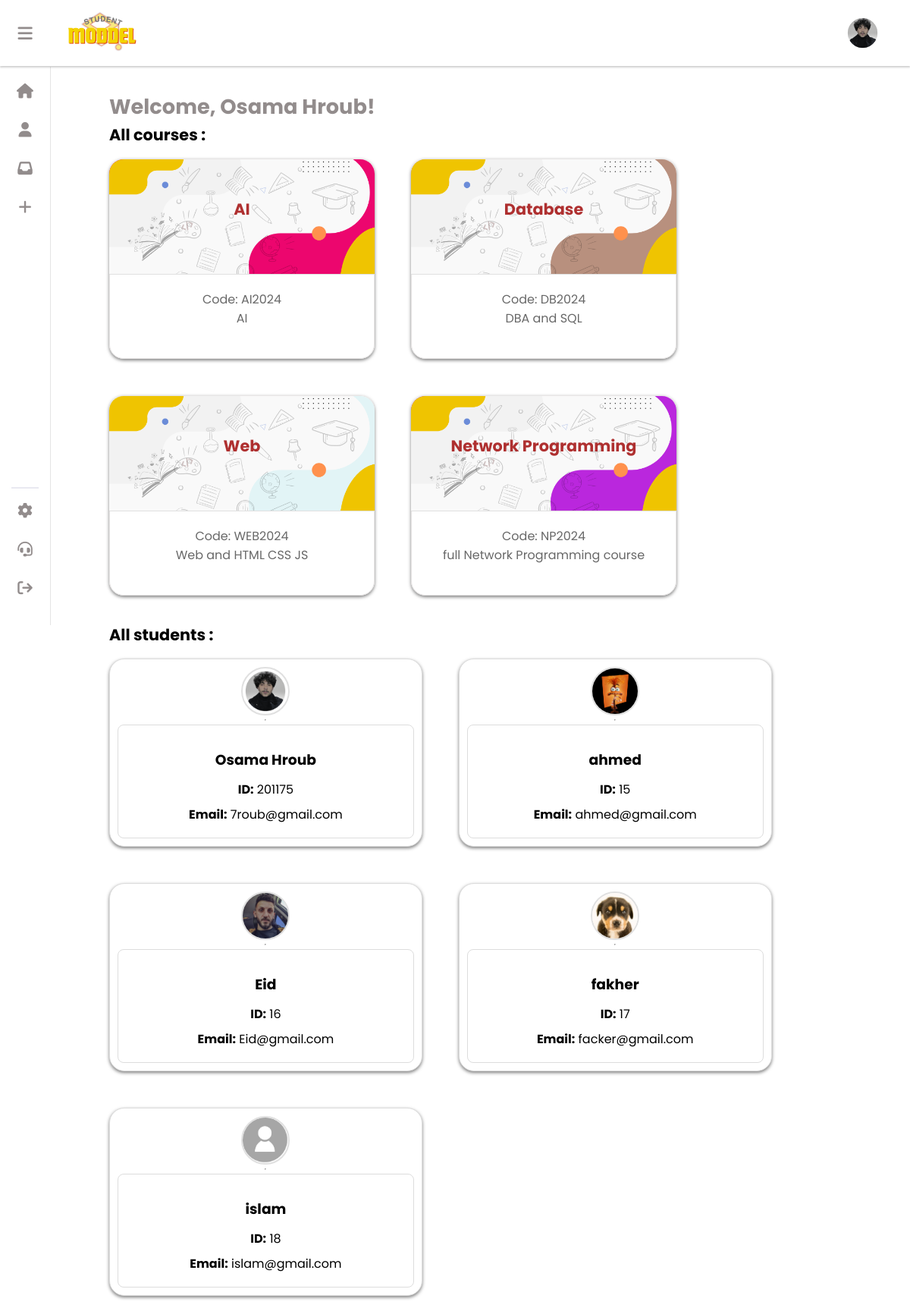
Before: / (signed in) with the older database file.
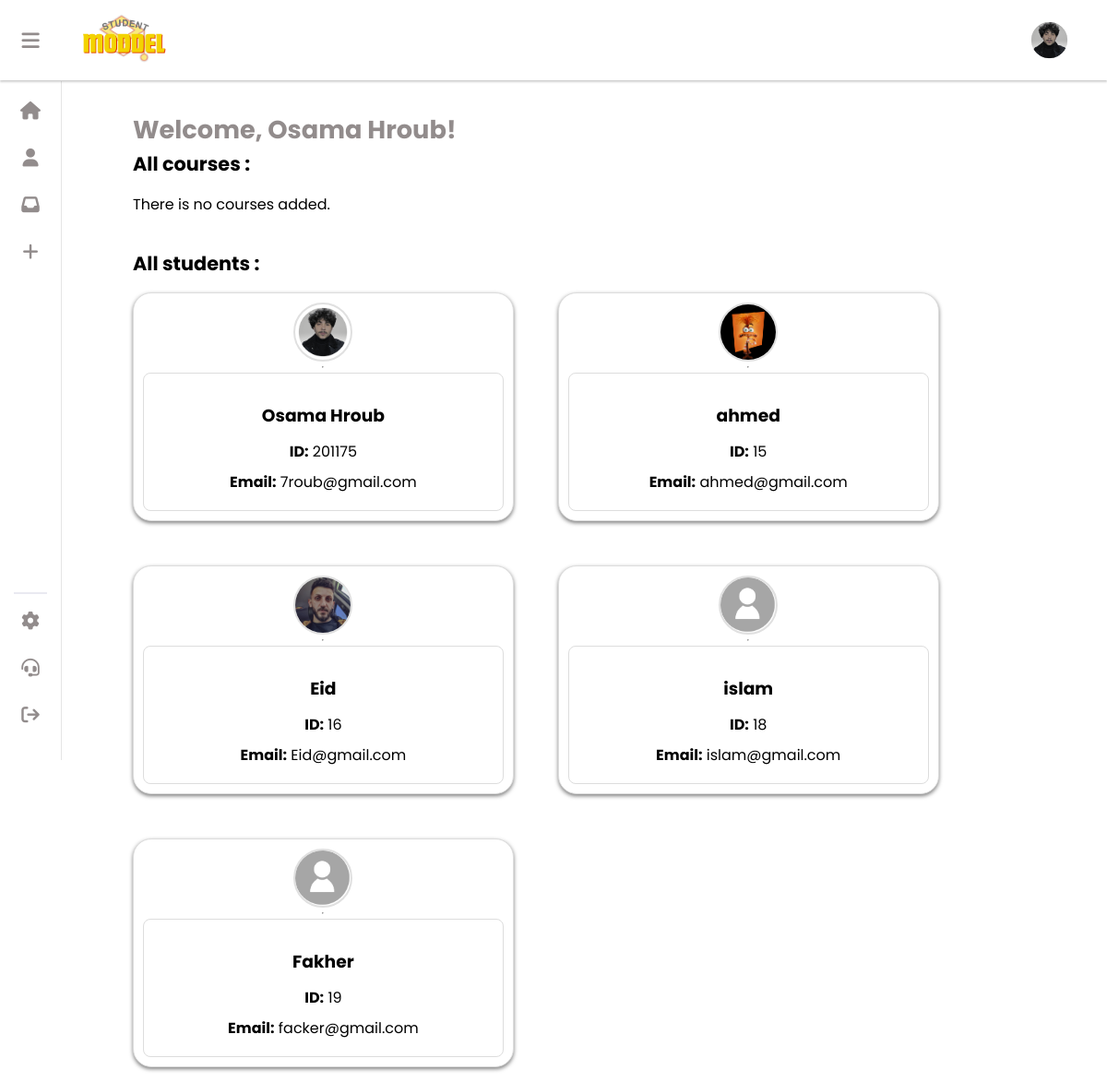
After: the same page with the newer database file.
### crud/models.py (models this page shows, shortened)
class Student(models.Model):
    fullname = models.CharField(max_length=90,null=False,default='No Name Provided')
    user = models.ForeignKey(User, on_delete=models.CASCADE, default=1)
    email = models.CharField(max_length=100)
    id_user = models.IntegerField( null=True)
    avatar = models.ImageField(upload_to='avatars/', null=True, blank=True, default= 'defult.png')
    bio = models.CharField(max_length=250 , null=True, blank=True, default='None')

class Courses(models.Model):
    code = models.CharField(primary_key=True, max_length=10)
    name = models.CharField(max_length=100)
    description = models.CharField(max_length=255)
    prerequisites = models.ManyToManyField('self', through='Prerequisties', symmetrical=False)
    instractor = models.CharField(max_length=30,default='')
    capacity = models.IntegerField(default=0)
    schedule_id = models.ForeignKey(CoruseSchedules,on_delete=models.CASCADE,null=True,unique=True)
    color = models.CharField(max_length=7, default='#FFFFFF')

### crud/views.py (the view)
# urls.py: path('', views.home, name=''),
@login_required(login_url='/login'  )
def home(request):
    userl = request.user#used to return user to the home page also i used this for the user photo in the navigatior u will see that i do the same thing may time becouse i
    print(f'Logged-in user: {userl}')
    student = Student.objects.filter(user=userl).first()
    print(f'Student found: {student}')
    courseAdmin = Courses.objects.all()
    courses = []
    students = Student.objects.all()
    if student:
        registrations = studentsReg.objects.filter(student_id=student)
        print(f'Registrations found: {registrations.count()}')
        for registration in registrations:
            course = registration.course_id
            courses.append(course)
            print(f'Registered Course: {course.name}, Code: {course.code}')
    return render(request, 'index.html', {'student': student, 'courses': courses,'courseAdmin':courseAdmin,'users':students} )

### crud/templates/index.html (shortened to what this page needs)
<!DOCTYPE html>
<html lang="en">
  <head>
    {% load static %}
    <link
      rel="stylesheet"
      type="text/css"
      href="{% static 'css/style.css' %}"
    />
    <link
      rel="stylesheet"
      href="https://cdnjs.cloudflare.com/ajax/libs/font-awesome/6.5.1/css/all.min.css"
    />
  </head>
  <body>
    {% include "aside.html" %}
    <div class="pagecontent">
      <div class="content">
        <h1 class="h1name">Welcome, {{ student.fullname }}!</h1>
         {%if user.is_staff%}
        <h2>All courses :</h2>
        <ul class="coursesReg">
          {% for course in courseAdmin %}
          <div class="courses">
            <div class="header1" style="background-color: {{ course.color }};">
              <a href="{% url 'course' course.code %}"
                ><h2>{{ course.name }}</h2></a
              >
            </div>
            <li>Code: {{ course.code }}</li>
            <li>{{ course.description }}</li>
          </div>
          {% empty %}
          <li>There is no courses added.</li>
          {% endfor %}
        </ul>
        <h2 class="all-student">All students :</h2>
        <ul class="coursesReg">
          {% for user in users %}
          <div class="card">
            <img src="{{ user.avatar.url }}" alt="{{ user.fullname }}" />
            <hr />
            <div class="userdata">
              <h3>{{ user.fullname }}</h3>
              <p><strong>ID:</strong> {{ user.id_user }}</p>
              <p><strong>Email:</strong> {{ user.email }}</p>
            </div>
          </div>
          {% endfor %}
        </ul>
        {%endif%}
      </div>
    </div>
  </body>
</html>

### crud/templates/aside.html (shortened to what this page needs)
{% load static %}
<div class="navcontainer">   <nav>
    <div class="navbar">
        <button class="user" id="user">
            <i class="fa-solid fa-bars"></i>
        </button>
        <div class="logo">
            <a href="{% url '' %}"><img src="{% static 'logo.png' %}" width="100px" alt="" class="logoimg"></a>
        </div>
    </div>
    <div class="new">
        {% if student.avatar %}
        <img  src="{{student.avatar.url}}" height="45px" width="45px" style="border-radius: 50%;" alt="" class="profile">
        {% else %}
        <img  src="{% static 'assets/defult.png'%}" height="45px" width="45px" style="border-radius: 50%;  object-fit: cover;
        " alt="" class="profile">
        {% endif %}
    </div>
</nav></div>
<aside class="aside" id="aside">
    <div class="list">
        <ul>
            <li><button>
                <a href="{% url '' %}"><i class="fa-solid fa-house"></i><span class="text">home</span></a>
                </button></li>
            <li><button>
                  <a href="{% url 'profile' %}">  <i class="fa-solid fa-user"></i><span class="text">profile</span></a>
                </button></li>
            <li><button>
                <a href="{% url 'notifications' %}"><i class="fa-solid fa-inbox"></i></i><span class="text">inbox</span>
                </button></li></a>
                {%if user.is_staff%}
            <li><button id="add">
                <a href="{% url 'addcourse' %}">
            <i class="fa-solid fa-plus"></i><span class="text">Add Course</span> </a>
        </button></li>
        {%endif%}
        </ul>
    </div>
    <hr>
    <div class="list">
        <ul>
            <li><button>
                <a href="{% url 'sittings' %}"><i class="fa-solid fa-gear"></i><span class="text">sittings</span></a>
                </button></li>
            <li><button>
                <a href="{% url 'support' %}"><i class="fa-solid fa-headset"></i><span class="text">Contact</span></a>
                </button></li>
            <li><button >
                   <a href="{% url 'logout' %}"><i class="fa-solid fa-arrow-right-from-bracket"></i><span class="text">logOut</span></a>
                </button></li>
        </ul>
    </div>
</aside>

### crud/static/css/style.css (style rules this page uses)
* { margin: 0; padding: 0; box-sizing: border-box; font-family: 'Poppins',sans-serif; }
nav { display: flex; justify-content: space-between; align-items: center; text-align: center; padding: 10px; background-color: white; box-shadow: 0 2px 2px 0.3px rgb(27, 26, 26,0.2); z-index: 99; }
.navbar { display: flex; align-items: center; text-align: center; gap: 40px; background-color: white; }
.navcontainer { background-color: white; }
nav { background-color: white; position: fixed; width: 100%; top: 0px; }
.logo { display: flex; justify-content: space-between; align-items: center; gap: 20px; }
.user { font-size: 22px; color: #928c8c; margin-left: 12px; }
.new { display: flex; align-items:center ; text-align: center; gap: 20px; margin-right: 30px; }
html { scroll-behavior: smooth; }
:root { --color-zero: #fff; --color-one: #e7e7ee; --color-two: #928c8c; --color-tree: #edebee; --color-four: #b1b0bb; --duration: 0.3s; --aside-width: 66px; --aside-active-width: 205px; --btn-width: 36px; --btn-height: 36px; }
* { -webkit-box-sizing: border-box; box-sizing: border-box; margin: 0; padding: 0; outline: none; }
ul { list-style: none; }
button { width: 100%; height: 36px; height: var(--btn-height); border: none; background: none; cursor: pointer; border-radius: 12px; position: relative; display: -webkit-box; display: -ms-flexbox; display: flex; -webkit-box-pack: start; -ms-flex-pack: start; justify-content: flex-start; -webkit-box-align: center; -ms-flex-align: center; align-items: center; }
.fa-solid { width: 22px; height: 22px; display: -webkit-box; display: -ms-flexbox; display: flex; align-items: center; justify-content: center; }
.aside { margin-top: 2px; width: 66px; width: var(--aside-width); height: 92vh; background-color: #ffffff; top: 86px; padding: 15px; -webkit-user-select: none; -moz-user-select: none; -ms-user-select: none; user-select: none; overflow: hidden; -webkit-transition-duration: 0.3s; transition-duration: 0.3s; -webkit-transition-duration: var(--duration); transition-duration: var(--duration); display: -webkit-box; display: -ms-flexbox; display: flex; -webkit-box-orient: vertical; -webkit-box-direction: normal; -ms-flex-flow: column nowrap; flex-flow: column nowrap; -webkit-box-align: start; -ms-flex-align: start; align-items: flex-start; box-shadow: 1px 0px 0px rgba(0, 0, 0, 0.1); padding-bottom:30px ; }
.aside hr { width: 100%; margin: 12px 0; border: 0.01rem solid #e9e9f1; }
.aside .list:nth-child(1) { display: -webkit-box; display: -ms-flexbox; display: flex; -webkit-box-flex: 1; -ms-flex-positive: 1; flex-grow: 2; }
.aside .list { width: 100%; }
.aside .list ul { width: 100%; display: -webkit-box; display: -ms-flexbox; display: flex; -webkit-box-orient: vertical; -webkit-box-direction: normal; -ms-flex-direction: column; flex-direction: column; row-gap: 15px; }
.aside .list button { background-color: transparent; -webkit-transition-duration: 0.3s; transition-duration: 0.3s; -webkit-transition-duration: var(--duration); transition-duration: var(--duration); padding: 0 7px; overflow: hidden; }
.aside .list button i { font-size: 19.55px; color: #e9dede; color: var(--color-two); -webkit-transition-duration: 0.3s; transition-duration: 0.3s; -webkit-transition-duration: var(--duration); transition-duration: var(--duration); }
.aside { position: fixed; left: 0px; }
.list ul li button a { display: flex; justify-content: start ; text-decoration: none; }
.pagecontent { top:8%; left: 10%; height: 100%; width: 100%; display: flex; justify-content: start; align-items: center; z-index: 0; }
.content { margin-top: 7%; margin-left: 6%; }
.h1name { color: #928c8c; }
.coursesReg { display: flex; justify-content: flex-start; flex-wrap: wrap; gap: 3rem; padding-top: 1rem; padding-bottom: 1rem; }
@media screen and (max-width: 1250px) { .content { margin-top: 10%; margin-left: 10%; } }
@media screen and (max-width: 1250px) { .h1name { font-size: 1.7em; } }
@media screen and (max-width: 1250px) { .content h2 { font-size: 1.3em; } }

Changed rows visible on the page:
removed Courses: name "AI", code "AI2024", description "AI"
removed Courses: name "Database", code "DB2024", description "DBA and SQL"
removed Courses: name "Web", code "WEB2024", description "Web and HTML CSS JS"
removed Courses: name "Network Programming", code "NP2024", description "full Network Programming course"
removed Student: avatar (picture), fullname "fakher", id_user "17", email "facker@gmail.com"
added Student: avatar (picture), fullname "Fakher", id_user "19", email "facker@gmail.com"
Other visible differences:
text now shown: "There is no courses added."
